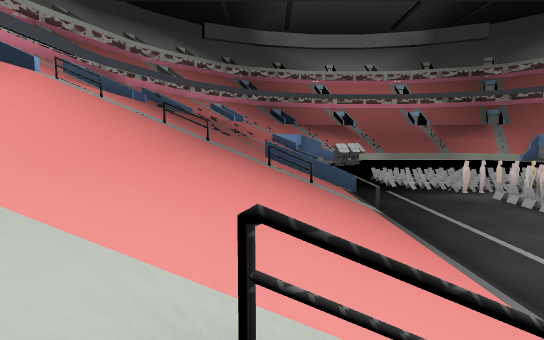
[1] (above)

24 first-person views from a walk through a 3-D level made in the Godot game engine. The camera is 1.2 m above the floor, tilts 6° down and sees 85° across. The floor is counted in squares, 2 m on a side. Each view is taken from the middle of a square. On the plan, view 1 faces up. The plan holds only what a view shows up to about 9 squares ahead; the rest is blank. The place goes on beyond the plan. Characters and animated objects are left out. Some surface patterns are stand-ins.

[2]
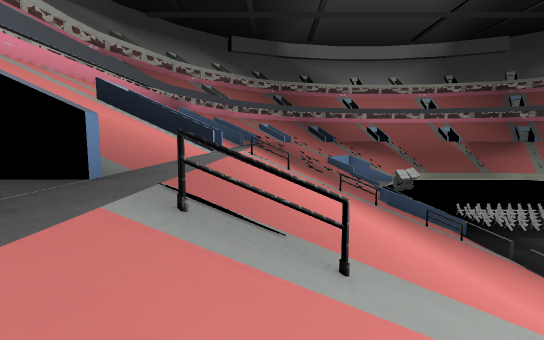

[3]
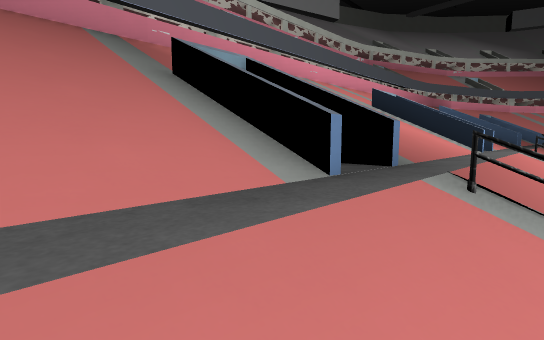

[4]
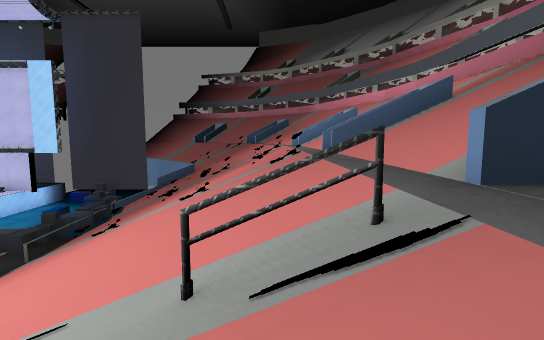

[5]
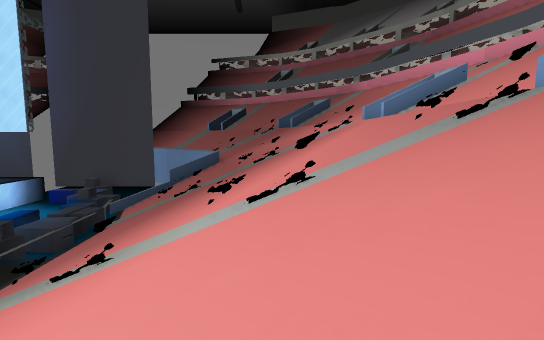

[6]
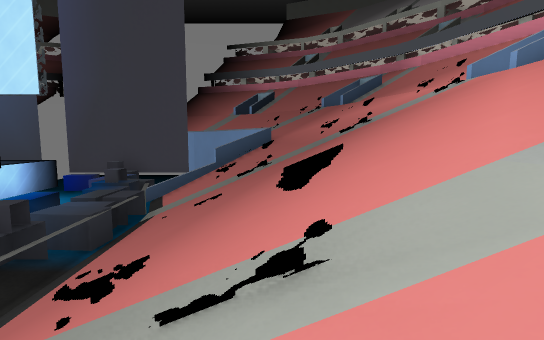

[7]
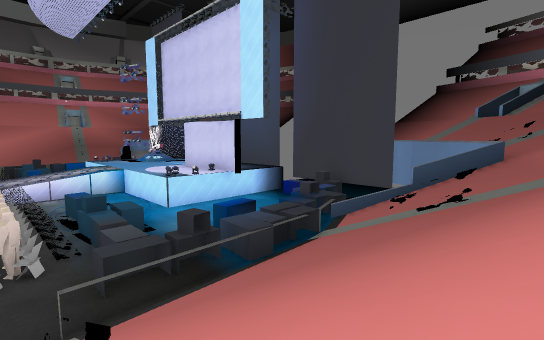

[8]
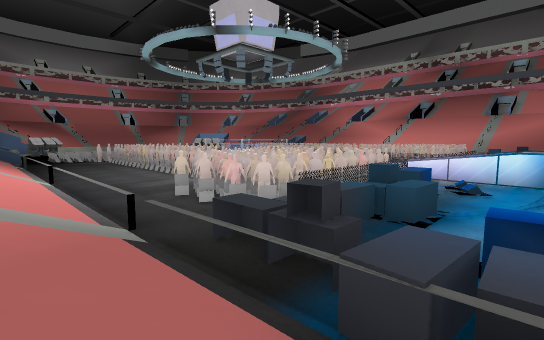

[9]
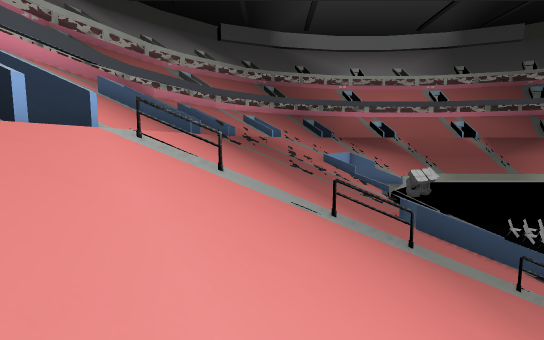

[10]
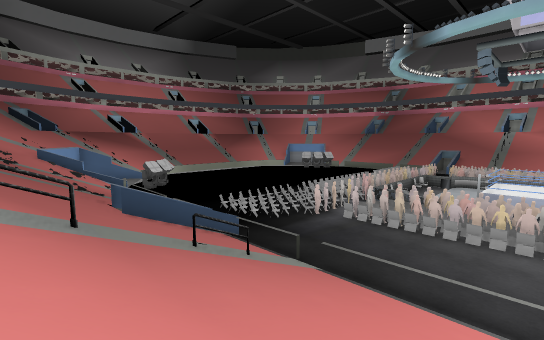

[11]
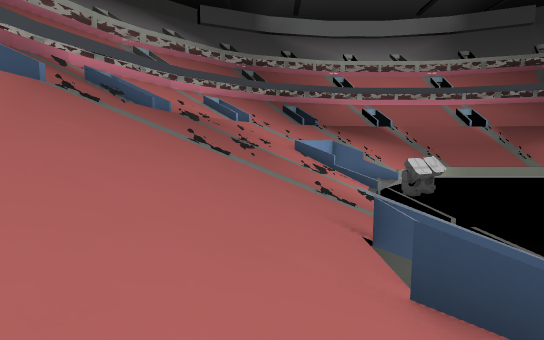

[12]
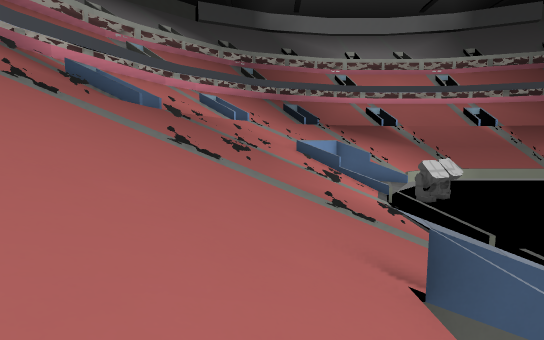

[13]
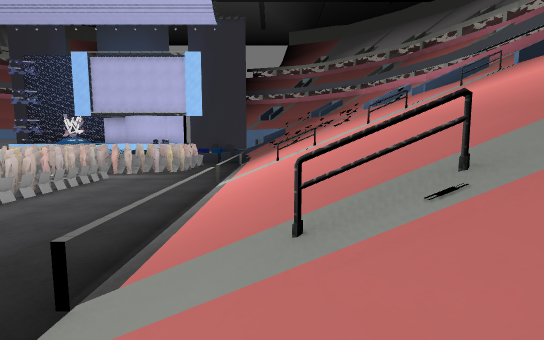

[14]
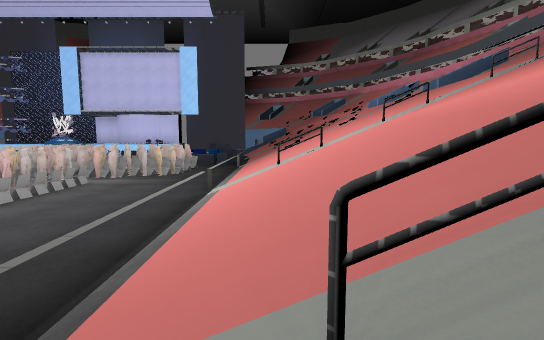

[15]
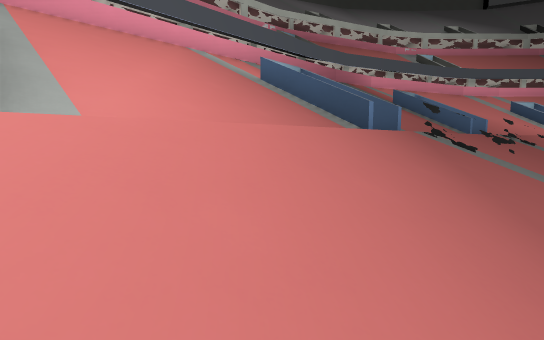

[16]
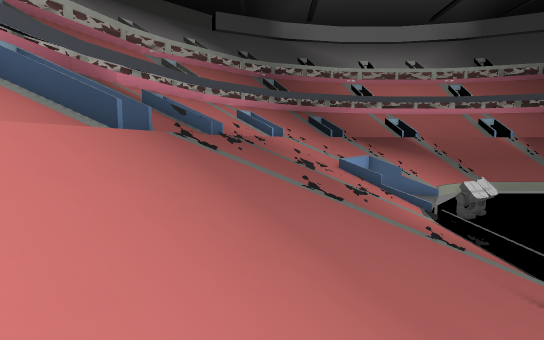

[17]
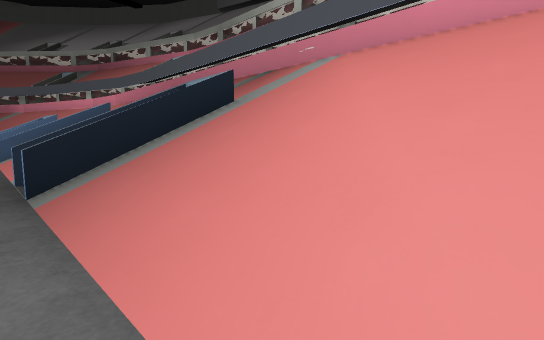

[18]
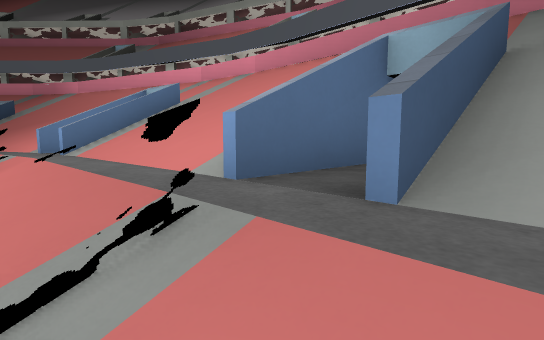

[19]
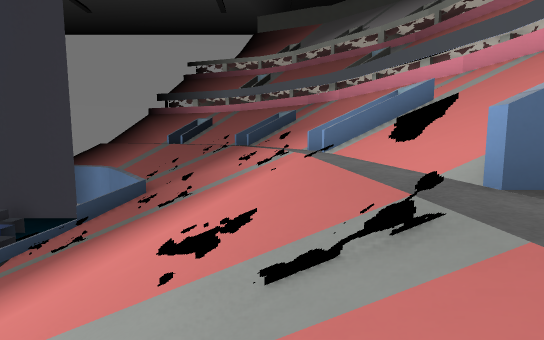

[20]
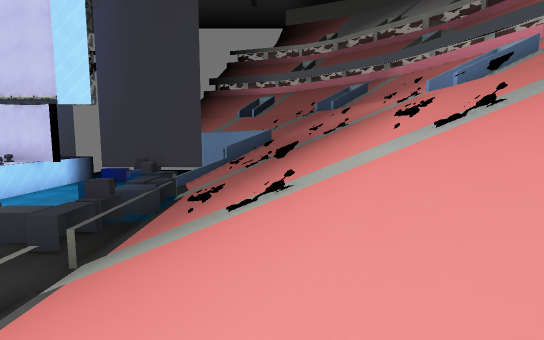

[21]
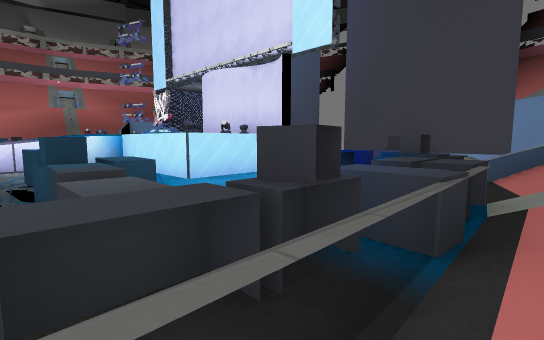

[22]
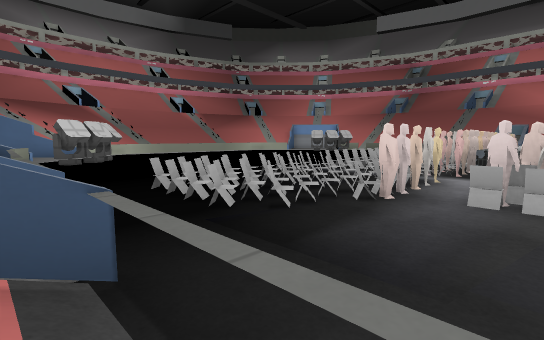

[23]
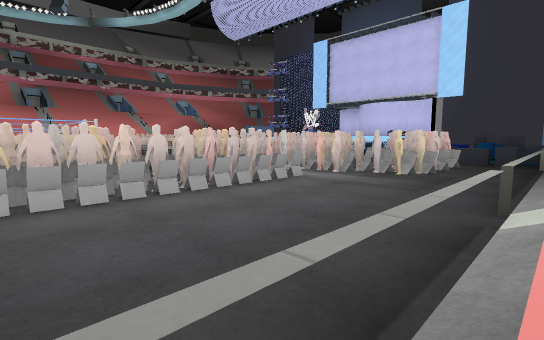

[24]
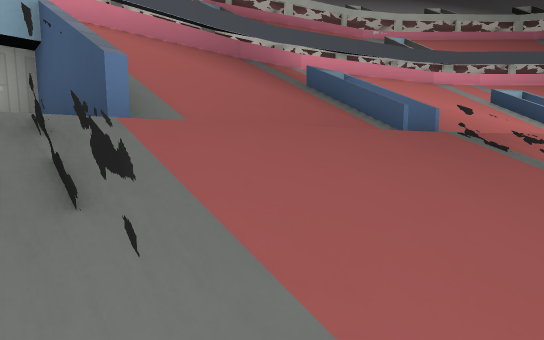

### Floor plan
Key: @ floor where view 1 was taken; # wall or solid block; . main floor; : floor 1.75 m higher than the main floor; + floor 6 m higher than the main floor; / step, stairs or slope; = window, fence, low wall or low ledge; ^ raised ledge; v drop or lower ground.
Columns run from 10 left of view 1 to 12 right of it. Each row starts with its distance up from view 1.
 17 #////=///// /=#
 16 #////+///////#.
 15 #////+///////#.
 14 #////+///////#.
 13 #//==+///////=..
 12 #//+++=/=/==/#== ==#
 11 #////+/////// =======
 10 #////+////#=##======
  9 #////+////#=##==#######
  8 #////+///////=. #
  7 #/#=^+///////=..#
  6 #/#==+=/=/==//..#
  5 #////+///////=..#
  4 #////+///////=..#
  3 #////+///////=..#
  2 #////+///////=..#
  1 #/#==+=/=/==//..#
  0 #/#=^+////@//=..#
 -1 #////+///////=..#
 -2 #////+///////####
 -3 #////+/////// #
 -4 #////+/////// #
 -5 #//+++=/=/==/ ###
 -6 #//==+///////^=#######
 -7 #/ //+///////^^^^^...##
 -8 #////+///////^.......##
 -9 #////+///////^^..##::#
-10 #////+/////=/^...##
-11 #//###=//////v^..##
-12 #// ##///////v^..#
-13 #/  //+////#    ^#

Where each view was taken, in squares from view 1:
view 1: 0 up, 0 right, facing up
view 2: 1 down, 4 left, facing up
view 3: 2 down, 4 left, facing up-left
view 4: 2 up, 4 left, facing down
view 5: 2 down, 2 left, facing down
view 6: 4 down, 0 right, facing down
view 7: 5 down, 1 left, facing down-right
view 8: 9 down, 1 right, facing up-right
view 9: 3 up, 3 left, facing up
view 10: 3 up, 2 left, facing up-right
view 11: 7 up, 1 left, facing up
view 12: 8 up, 1 left, facing up
view 13: 8 up, 1 right, facing down
view 14: 7 up, 1 right, facing down
view 15: 7 up, 3 left, facing up-left
view 16: 7 up, 3 left, facing up
view 17: 5 up, 5 left, facing down-left
view 18: 4 down, 4 left, facing down-left
view 19: 4 down, 4 left, facing down
view 20: 2 down, 0 right, facing down
view 21: 6 down, 2 right, facing down-right
view 22: 7 up, 2 right, facing up-right
view 23: 4 up, 2 right, facing down-right
view 24: 12 up, 3 left, facing up-left
